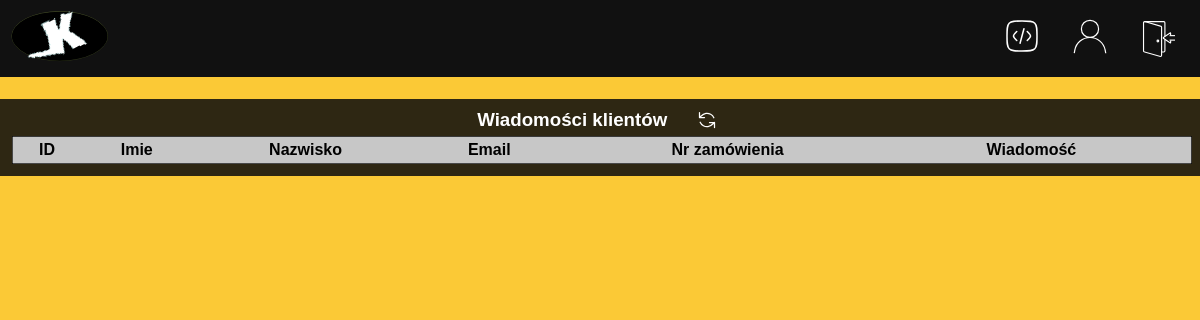
The app's page /wiadomosci_klientow.php (signed in), older data.
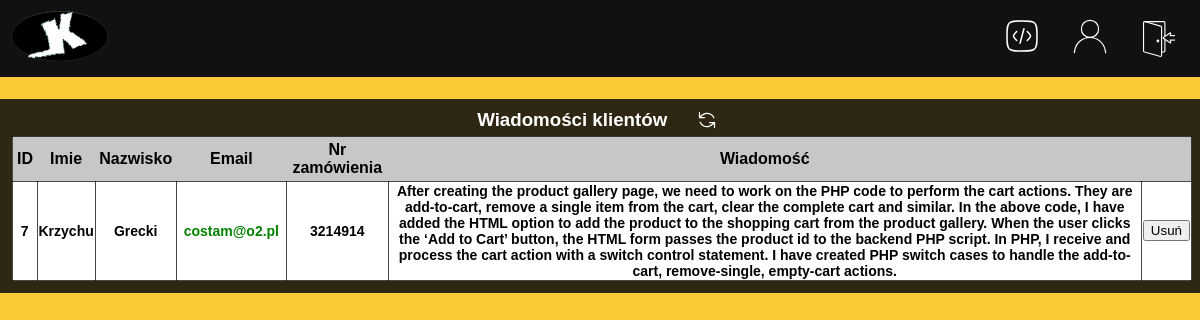
The same page, newer data.
### tables this page shows
CREATE TABLE `wiadomosci_klientow` (
  `id` int(11) NOT NULL,
  `imie` varchar(100) NOT NULL,
  `nazwisko` varchar(100) NOT NULL,
  `email` varchar(120) NOT NULL,
  `nr_zamowienia` int(11) NOT NULL,
  `wiadomosc` text NOT NULL
);

### wiadomosci_klientow.php (the view, shortened to what this page needs)
<!DOCTYPE html>
<html lang="pl">
<head>
    <link rel="stylesheet" href="s.css?v=1.2">
</head>
<body>
<header class="naglowek">
<?php include_once("laczenieZbaza.php");?>
<div class='menu1'>
    <a href="index.php"><img src="svg/logo1.svg" alt="logo" width="100px" height="auto"></a>
</div>
<div class='wyloguj'>
    <a href="panel.php" id='wiadomosc'><img src="svg/panel.svg" alt="panel" width="36px" height="36px"></a>
<?php
    if( isset( $_SESSION['email'] ) && !empty( $_SESSION['email'] ) ){
        echo "<a href='konto.php' id='konto'><img src='svg/account.svg' width='36px' height='36px' alt='konto'></a>";
    }
    if( isset( $_SESSION['email'] ) && !empty( $_SESSION['email'] ) ){
        echo "<form  action='wyloguj.php'  method='POST'>
                <button id='wyloguj'><img src='svg/logout.svg' width='36px' height='36px' alt='&#9032'></button> </form>";
    }
?>
</div>
</header>
<br>
<div class="contener">
<div class="menu_panelu">
<div class="panel" id="panel4">
    <div class="lista_produktow">
    <h3 id="p5">Wiadomości klientów</h3>
    <button class="button_refresh" onClick="window.location.reload();"><img src="svg/refresh.svg" alt="&#10227" width="20px" height="20px"></button>
    </div>
    <table class="tabela_produktow">
        <tr>
            <th>ID</th>
            <th>Imie</th>
            <th>Nazwisko</th>
            <th>Email</th>
            <th>Nr zamówienia</th>
            <th>Wiadomość</th>
            <th></th>
        </tr>
<?php
$pyt_wiadomosci = $conn->query("SELECT * FROM wiadomosci_klientow")->fetchAll();
$id_maila = 0;
foreach($pyt_wiadomosci as $linia){
    $mailID = "klik" . $id_maila;
    echo "<tr>";
    echo "<td>" . $linia["id"] . "</td>";
    echo "<td>" . $linia["imie"] . "</td>";
    echo "<td>" . $linia["nazwisko"] . "</td>";
    echo "<td>" . "<button  class=klik id=$mailID data-em = '$linia[email]' style='border:none; background: transparent; font-weight:bold; font-size:14px; cursor:pointer; color: green;'>" . $linia["email"] . "</button>" . "</td>";
    echo "<td>" . $linia["nr_zamowienia"] . "</td>";
    echo "<td>" . $linia["wiadomosc"] . "</td>";
    echo "<td>" . "<form method='POST'>" . "<button name=".$mailID." onclick=usun() class=przycisk_usun_mały >Usuń</button>" . "</form>" . "</td>";
    echo "</tr>";
    $id_maila += 1;
}
echo "</table>";
?>
</div>
</div>
</div>
</body>
</html>

### s.css (style rules this page uses)
* { box-sizing: border-box; margin: 0; }
body { min-height: 100vh; display: flex; flex-direction: column; background: #fbc936; font-family:'Segoe UI'; color: black; margin: 0; }
.contener { padding-bottom: 2rem; flex: 1; }
.naglowek { display: flex; flex-direction: row; align-items: center; padding: 10px; background-color: rgb(17, 17, 17); }
#wyloguj { transition: 0.5s; background-color: transparent; border: none; font-size: 20px; width: 42px; height: 42px; font-weight: bold; align-items: center; text-decoration: none; color: white; padding: 7px; cursor: pointer; transition: 1s; }
#konto, #log_in, #wiadomosc, #koszyk { padding: 6px; transition: 1s; }
.wyloguj { display: flex; column-gap: 20px; justify-content: right; align-items: center; flex: 33%; padding-right: 14px; }
.menu1 { align-items: center; float: left; flex: 17%; }
.menu_panelu { background-color: #0e0e0edc; padding: 10px; display: flex; flex-wrap: wrap; flex-direction: row; color: white; }
.menu_panelu #panel4 { flex: 40%; text-align: center; }
.panel { font-family: arial; font-size: 16px; }
.panel h3 { cursor:default; }
.tabela_produktow { color: black; width: 100%; background-color: #ffffff; border: 1px solid #000000b7; padding: 3px; margin: 2px; font-size: 16px; font-weight: bold; border-collapse:collapse; }
.tabela_produktow tr td { border: 1px solid #000000b7; font-size: 14px; font-weight: bold; border-collapse:collapse; width: max-content; }
.tabela_produktow th { padding: 4px; background-color: #c7c7c7; }
.lista_produktow { display:flex; flex-direction:row; gap:2%; justify-content:center; }
.button_refresh { background-color: transparent; border: none; cursor: pointer; transition: 0.2s; }

Row changes from the older to the newer data that the page shows:
added wiadomosci_klientow: id "7", imie "Krzychu", nazwisko "Grecki", email "costam@o2.pl", nr_zamowienia "3214914", wiadomosc "After creating the product gallery page, we need to work on the PHP code to perform the cart actions. They are add-to-cart, remove a single item from the cart, clear the complete cart and similar. In the above code, I have added the HTML option to add the product to the shopping cart from the product gallery. When the user clicks the ‘Add to Cart’ button, the HTML form passes the product id to the backend PHP script. In PHP, I receive and process the cart action with a switch control statement. I have created PHP switch cases to handle the add-to-cart, remove-single, empty-cart actions."
